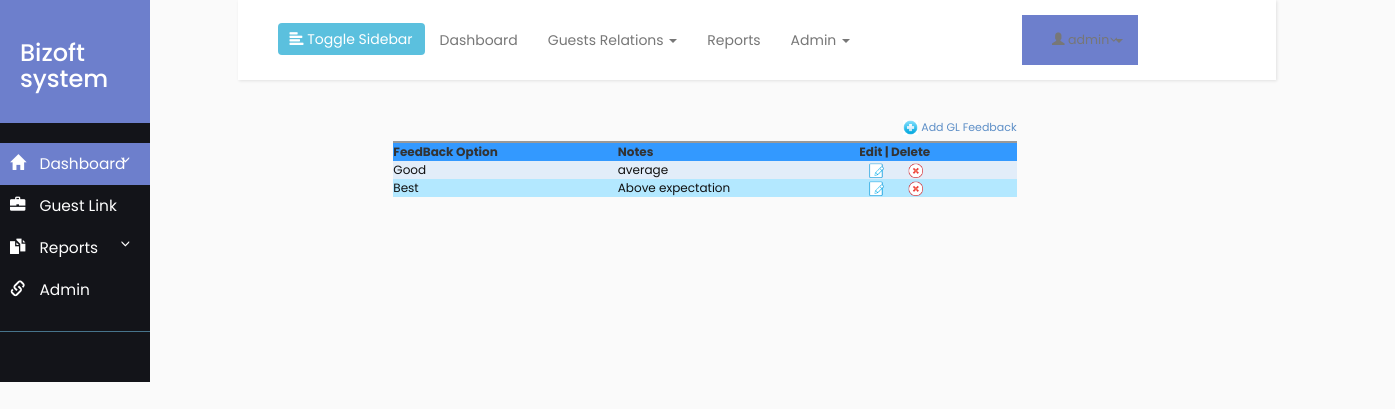
/glfeedback.php (signed in), run on the app's committed database.
### tables this page shows
CREATE TABLE IF NOT EXISTS `gl_feedback` (
  `glf_id` int(100) NOT NULL AUTO_INCREMENT,
  `feedback` varchar(100) NOT NULL,
  `notes` varchar(100) NOT NULL,
  PRIMARY KEY (`feedback`),
  KEY `glf_id` (`glf_id`)
);

### glfeedback.php (the view, shortened to what this page needs)
<?php
require_once("db.php");
$sql = "SELECT * FROM gl_feedback ORDER BY glf_id DESC";
$result = mysqli_query($conn,$sql);
?>
<html>
<head>
<link rel="stylesheet" type="text/css" href="styles.css" />
</head>
<body>
	<div class="row">
		<div class="col-sm-2">
			<?php include_once 'sidebar.php';?>
		</div>
		<div class="col-sm-9" style="align-content: center;">
			<?php include_once 'header.php' ;?>
			<form name="frmUser" method="post" action="">
<div style="width: 35%px; align-content: center; margin-left: 15%; margin-right: 25%">
<div align="right" style="padding-bottom:5px;"><a href="add_glfeedback.php" class="link"><img alt='Add' title='Add' src='images/add.png' width='15px' height='15px'/> Add GL Feedback</a></div>
<table border="0" cellpadding="10" cellspacing="1" width="100%" class="tblListForm">
<tr class="listheader">
<td>FeedBack Option</td>
<td>Notes</td>
<td>Edit | Delete</td>
</tr>
<?php
$i=0;
while($row = mysqli_fetch_array($result)) {
if($i%2==0)
$classname="evenRow";
else
$classname="oddRow";
?>
<tr class="<?php if(isset($classname)) echo $classname;?>">
<td><?php echo $row["feedback"]; ?></td>
<td><?php echo $row["notes"]; ?></td>
<td><a href="edit_glfeedback.php?glf_id=<?php echo $row["glf_id"]; ?>" class="link"><img alt='Edit' title='Edit' src='images/edit.png' width='15px' height='15px' hspace='10' /></a>  <a href="delete_glfeedback.php?glf_id=<?php echo $row["glf_id"]; ?>"  class="link"><img alt='Delete' title='Delete' src='images/delete.png' width='15px' height='15px'hspace='10' /></a></td>
</tr>
<?php
$i++;
}
?>
</table>
</form>
</div>
		</div>
</body>
</html>

### styles.css (style rules this page uses)
body { margin-left: 20px; }
.evenRow { background-color: #E2EDF9; font-size:12px; color:#101010; }
.oddRow { background-color: #B3E8FF; font-size:12px; color:#101010; }
.tblListForm { border-top:2px #999999 solid; }
.listheader { background-color:#3399FF; font-size:12px; font-weight:bold; }
.link { text-decoration:none; color:#5e8fc7; font-size:11px; }

### style4.css (style rules this page uses)
body { font-family: 'Poppins', sans-serif; background: #fafafa; }
a, a:hover, a:focus { color: inherit; text-decoration: none; transition: all 0.3s; }

### data on the page
gl_feedback: feedback "Good", notes "average"
gl_feedback: feedback "Best", notes "Above expectation"
